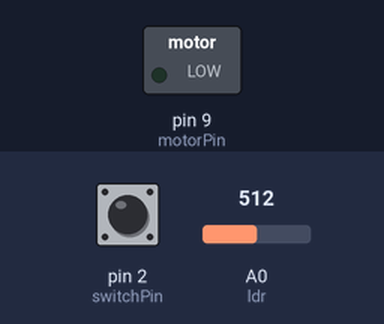
Simulated run of this sketch. Board: Arduino Uno, built with avr-gcc and run on an emulated ATmega328P. On the bench: switched loads named in the sketch (green lamp = pin HIGH). The test bench sets the inputs (shaded band); at power-on: A0 (ldr) = 512, pin 2 (switchPin) LOW.

Above: at 1.2 s.
1.3 s: A0 (ldr) set to 716
At 2.2 s:
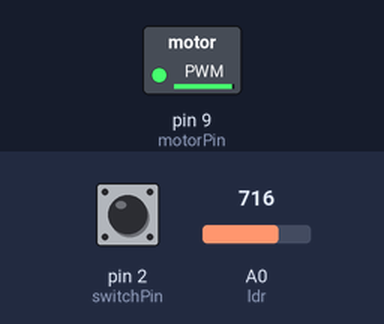
2.8 s: A0 (ldr) set to 2
4.3 s: A0 (ldr) set to 0
At 5.5 s:
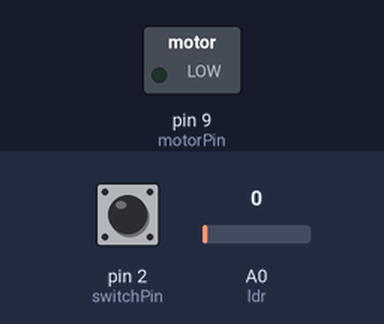
5.8 s: pin 2 (switchPin) pulled HIGH for 0.15 s
At 6.7 s:
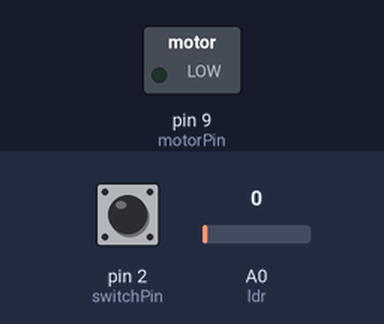
7.5 s: pin 2 (switchPin) pulled HIGH for 3.2 s
At 8.8 s:
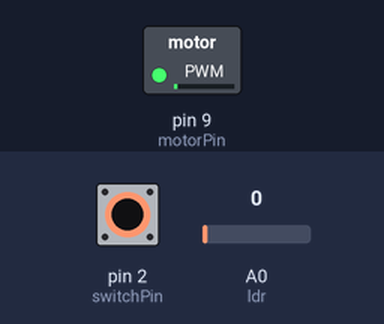
Timing chart, 0 to 12.2 s (numbered marks = the images above; inputs shaded):
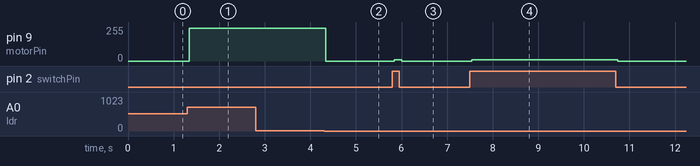

Measured:
- the behaviour switches between 1 and 0 on A0 (ldr) (found by bisection; images 1 and 2)
- after the input at 1.3 s, pin 9 (motorPin): 0/255 → 246/255 at once
- after the input at 2.8 s, every drawn part: stays the same
- after the input at 4.3 s, pin 9 (motorPin): 246/255 → 0/255 at once
- after the input at 5.8 s, pin 9 (motorPin): 0/255 → 9/255 at once, → 0/255 0.16 s later
- after the input at 7.5 s, pin 9 (motorPin): 0/255 → 9/255 at once, → 0/255 3.2 s later

The sketch:

sketch2.ino
```cpp
/*
  Arduino Starter Kit example
  Project 9 - Motorized Pinwheel

  This sketch is written to accompany Project 9 in the Arduino Starter Kit

  Parts required:
  - 10 kilohm resistor
  - pushbutton
  - motor
  - 9V battery
  - IRF520 MOSFET
  - 1N4007 diode

  created 13 Sep 2012
  by Scott Fitzgerald

  http://www.arduino.cc/starterKit

  This example code is part of the public domain.
*/

// named constants for the switch and motor pins
const int switchPin = 2; // the number of the switch pin
const int motorPin =  9; // the number of the motor pin
const int ldr = A0;
int ldrValue = 0;
int switchState = 0;  // variable for reading the switch's status

void setup() {
  // initialize the motor pin as an output:
  pinMode(motorPin, OUTPUT);
  // initialize the switch pin as an input:
  pinMode(switchPin, INPUT);
}

void loop() {
  // read the state of the switch value:
  switchState = digitalRead(switchPin);

ldrValue = analogRead(ldr);
  // check if the switch is pressed.
  if (switchState == HIGH) {
    // turn motor on:
    digitalWrite(motorPin, HIGH);
  }
else {
    // turn motor off:
    digitalWrite(motorPin, LOW);
  }
    digitalWrite(motorPin, ldrValue);
}
```
